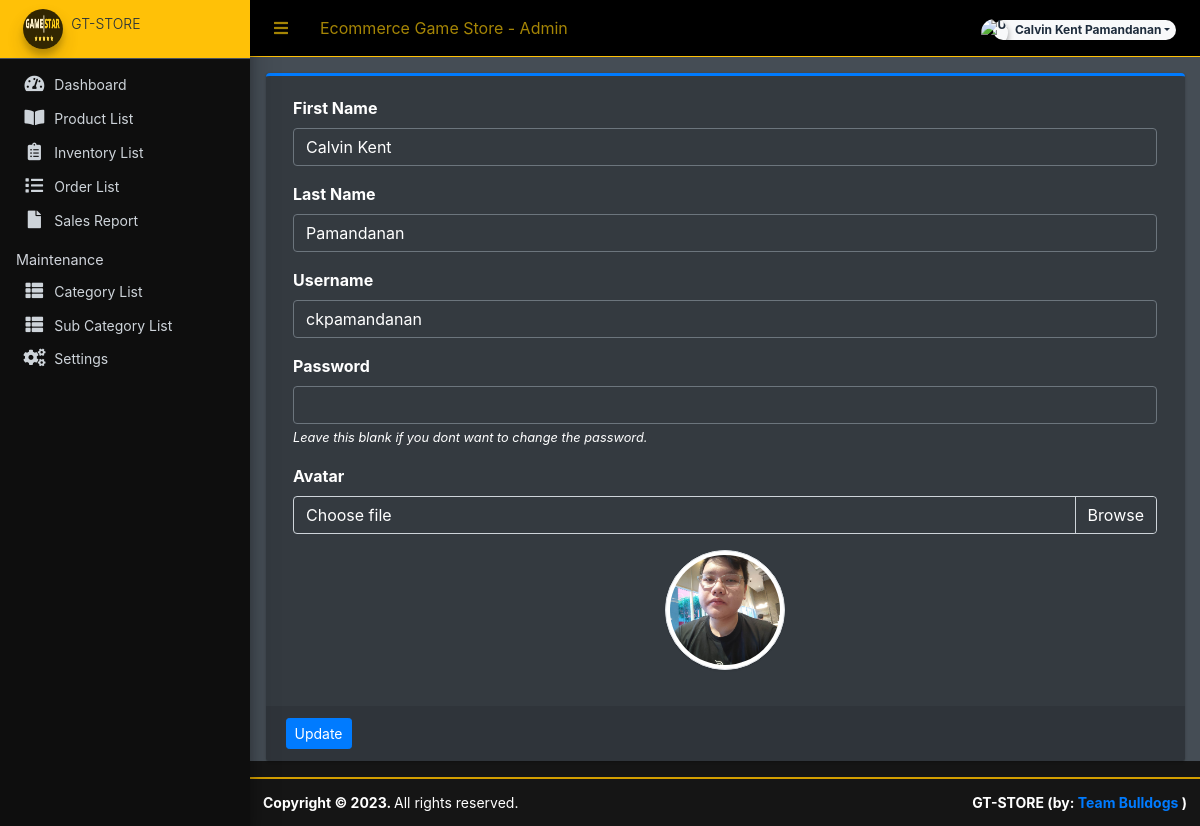
The app's page /admin/?page=user (signed in) with its own data.
### tables this page shows
CREATE TABLE `users` (
  `id` int(50) NOT NULL,
  `firstname` varchar(250) NOT NULL,
  `lastname` varchar(250) NOT NULL,
  `username` text NOT NULL,
  `password` text NOT NULL,
  `avatar` text DEFAULT NULL,
  `last_login` datetime DEFAULT NULL,
  `type` tinyint(1) NOT NULL DEFAULT 0,
  `date_added` datetime NOT NULL DEFAULT current_timestamp(),
  `date_updated` datetime DEFAULT NULL ON UPDATE current_timestamp()
);

### classes/DBConnection.php (called while the page is built, shortened)
<?php
class DBConnection{
    private $host = DB_SERVER;
    private $username = DB_USERNAME;
    private $password = DB_PASSWORD;
    private $database = DB_NAME;
    public $conn;
    public function __construct(){
        if (!isset($this->conn)) {
            $this->conn = new mysqli($this->host, $this->username, $this->password, $this->database);
        }
    }
}
?>

### config.php (called while the page is built, shortened)
<?php
require_once('classes/DBConnection.php');
require_once('classes/SystemSettings.php');
function validate_image($file){
	if(!empty($file)){
		if(is_file(base_app.$file)){
			return base_url.$file;
		}else{
			return base_url.'dist/img/no-image-available.png';
		}
	}else{
		return base_url.'dist/img/no-image-available.png';
	}
}
?>

### admin/user/index.php (the view, shortened to what this page needs)
<?php
$user = $conn->query("SELECT * FROM users where id ='".$_settings->userdata('id')."'");
foreach($user->fetch_array() as $k =>$v){
	$meta[$k] = $v;
}
?>
<div class="card card-outline card-primary">
	<div class="card-body">
		<div class="container-fluid">
			<form action="" id="manage-user">
				<div class="form-group">
					<label for="name">First Name</label>
					<input type="text" name="firstname" id="firstname" class="form-control" value="<?php echo isset($meta['firstname']) ? $meta['firstname']: '' ?>" required>
				</div>
				<div class="form-group">
					<label for="name">Last Name</label>
					<input type="text" name="lastname" id="lastname" class="form-control" value="<?php echo isset($meta['lastname']) ? $meta['lastname']: '' ?>" required>
				</div>
				<div class="form-group">
					<label for="username">Username</label>
					<input type="text" name="username" id="username" class="form-control" value="<?php echo isset($meta['username']) ? $meta['username']: '' ?>" required  autocomplete="off">
				</div>
				<div class="form-group">
					<label for="password">Password</label>
					<input type="password" name="password" id="password" class="form-control" value="" autocomplete="off">
					<small><i>Leave this blank if you dont want to change the password.</i></small>
				</div>
				<div class="form-group">
					<label for="" class="control-label">Avatar</label>
					<div class="custom-file">
		              <label class="custom-file-label" for="customFile">Choose file</label>
		            </div>
				</div>
				<div class="form-group d-flex justify-content-center">
					<img src="<?php echo validate_image(isset($meta['avatar']) ? $meta['avatar'] :'') ?>" alt="" id="cimg" class="img-fluid img-thumbnail">
				</div>
			</form>
		</div>
	</div>
	<div class="card-footer">
			<div class="col-md-12">
				<div class="row">
					<button class="btn btn-sm btn-primary" form="manage-user">Update</button>
				</div>
			</div>
		</div>
</div>

### admin/user/index.php (style rules this page uses)
img#cimg { height: 15vh; width: 15vh; object-fit: cover; border-radius: 100% 100%; }

### records on screen
users: firstname "Calvin Kent", lastname "Pamandanan", username "ckpamandanan", avatar (picture)

### other values on screen
$_settings->info('name') "Ecommerce Game Store"
$_settings->userdata('firstname').' '.$_settings->userdata('lastname') "Calvin Kent Pamandanan"
$_settings->info('short_name') "GT-STORE"
